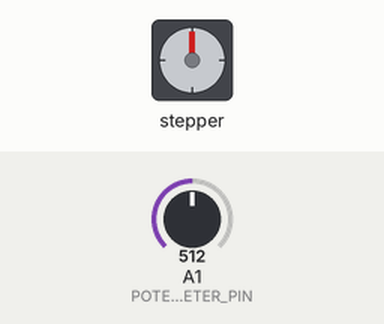
Bench run of a sketch on a simulated Arduino Uno, built with avr-gcc and run on an emulated ATmega328P. Shown: stepper motor. Wiring (inferred from the names in the program): stepper motor (2048 steps per turn assumed): coils pin 9, pin 10, pin 11, pin 12. Inputs (shaded band) come from the test bench; at power-on: A1 (POTENTIOMETER_PIN) = 512.

Above: at 1.2 s.
1.3 s: A1 (POTENTIOMETER_PIN) set to 557
2.8 s: A1 (POTENTIOMETER_PIN) set to 585
At 3.2 s:
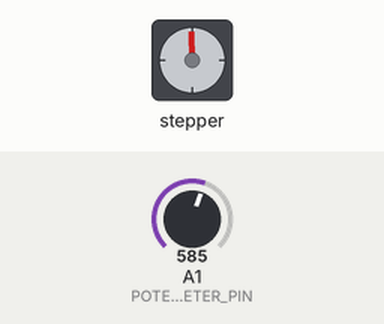
5.8 s: A1 (POTENTIOMETER_PIN) set to 900
8.8 s: A1 (POTENTIOMETER_PIN) set to 1023
At 9.22 s:
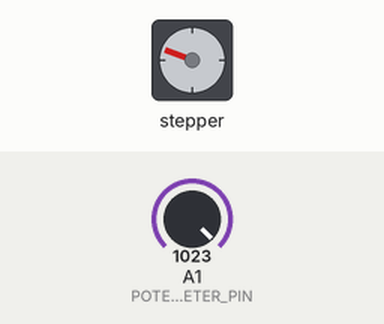
11.8 s: A1 (POTENTIOMETER_PIN) set to 122
At 12.3 s:
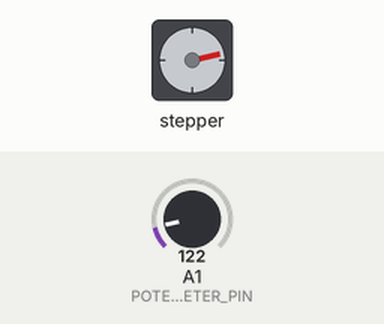
14.8 s: A1 (POTENTIOMETER_PIN) set to 511
At 14.8 s:
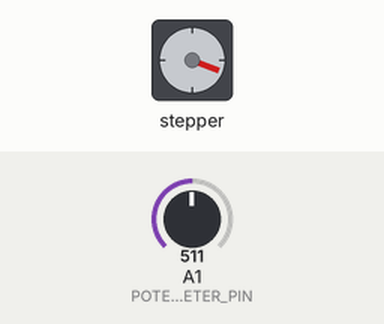
Timing chart, 0 to 17.3 s (numbered marks = the images above; inputs shaded):
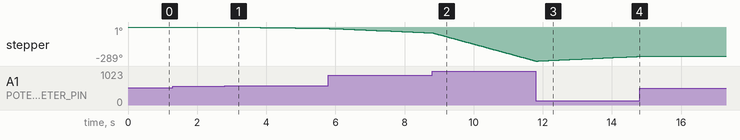

The sketch:

uno-stepper-potentiometer.ino
```cpp
#define STEPPER_PIN_1 9
#define STEPPER_PIN_2 10
#define STEPPER_PIN_3 11
#define STEPPER_PIN_4 12
#define POTENTIOMETER_PIN 1

int stepNumber = 0;
int sensorValue = 0;
int mappedSensorValue = 0;
int delayValue = 2;

void setup() {
  pinMode(STEPPER_PIN_1, OUTPUT);
  pinMode(STEPPER_PIN_2, OUTPUT);
  pinMode(STEPPER_PIN_3, OUTPUT);
  pinMode(STEPPER_PIN_4, OUTPUT);
}

void loop() {
  sensorValue = analogRead(POTENTIOMETER_PIN);
  mappedSensorValue = map(sensorValue, 0, 1023, 2, 98);

  if (mappedSensorValue > 55) {
    stepMotor(false);
    delayValue = 100 - mappedSensorValue;
  } else if (mappedSensorValue < 45) {
    stepMotor(true);
    delayValue = mappedSensorValue;
  } else {
    // make the potentiometer more stable in the off position
    delayValue = 20;
  }
  delay(delayValue);
}

void stepMotor(bool isClockwise) {
  if(isClockwise) {
    switch(stepNumber) {
      case 0:
        digitalWrite(STEPPER_PIN_1, HIGH);
        digitalWrite(STEPPER_PIN_2, LOW);
        digitalWrite(STEPPER_PIN_3, LOW);
        digitalWrite(STEPPER_PIN_4, LOW);
        break;
      case 1:
        digitalWrite(STEPPER_PIN_1, LOW);
        digitalWrite(STEPPER_PIN_2, HIGH);
        digitalWrite(STEPPER_PIN_3, LOW);
        digitalWrite(STEPPER_PIN_4, LOW);
        break;
      case 2:
        digitalWrite(STEPPER_PIN_1, LOW);
        digitalWrite(STEPPER_PIN_2, LOW);
        digitalWrite(STEPPER_PIN_3, HIGH);
        digitalWrite(STEPPER_PIN_4, LOW);
        break;
      case 3:
        digitalWrite(STEPPER_PIN_1, LOW);
        digitalWrite(STEPPER_PIN_2, LOW);
        digitalWrite(STEPPER_PIN_3, LOW);
        digitalWrite(STEPPER_PIN_4, HIGH);
        break;
    }
  } else {
    switch(stepNumber) {
      case 0:
        digitalWrite(STEPPER_PIN_1, LOW);
        digitalWrite(STEPPER_PIN_2, LOW);
        digitalWrite(STEPPER_PIN_3, LOW);
        digitalWrite(STEPPER_PIN_4, HIGH);
        break;
      case 1:
        digitalWrite(STEPPER_PIN_1, LOW);
        digitalWrite(STEPPER_PIN_2, LOW);
        digitalWrite(STEPPER_PIN_3, HIGH);
        digitalWrite(STEPPER_PIN_4, LOW);
        break;
      case 2:
        digitalWrite(STEPPER_PIN_1, LOW);
        digitalWrite(STEPPER_PIN_2, HIGH);
        digitalWrite(STEPPER_PIN_3, LOW);
        digitalWrite(STEPPER_PIN_4, LOW);
        break;
      case 3:
        digitalWrite(STEPPER_PIN_1, HIGH);
        digitalWrite(STEPPER_PIN_2, LOW);
        digitalWrite(STEPPER_PIN_3, LOW);
        digitalWrite(STEPPER_PIN_4, LOW);
    }
  }
  stepNumber++;
  if(stepNumber > 3) {
    stepNumber = 0;
  }
}
```

Measured:
- after the input at 1.3 s, every drawn part: stays the same
- after the input at 2.8 s, stepper: keeps turning counter-clockwise at about 4°/s, starting after 0.27 s
- after the input at 14.8 s, stepper: stops changing and stays -249°
